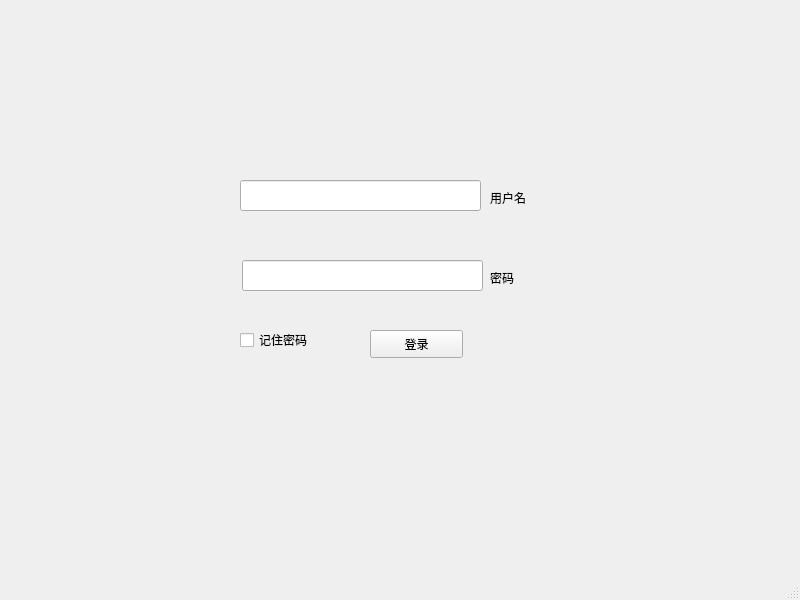
<?xml version="1.0" encoding="UTF-8"?>
<ui version="4.0">
 <class>LoginMainWindow</class>
 <widget class="QMainWindow" name="LoginMainWindow">
  <property name="geometry">
   <rect>
    <x>0</x>
    <y>0</y>
    <width>800</width>
    <height>600</height>
   </rect>
  </property>
  <property name="windowTitle">
   <string>MainWindow</string>
  </property>
  <widget class="QWidget" name="mainWindow">
   <widget class="QPushButton" name="loginButton">
    <property name="geometry">
     <rect>
      <x>370</x>
      <y>330</y>
      <width>93</width>
      <height>28</height>
     </rect>
    </property>
    <property name="text">
     <string>登录</string>
    </property>
   </widget>
   <widget class="QLabel" name="userLabel">
    <property name="geometry">
     <rect>
      <x>490</x>
      <y>190</y>
      <width>72</width>
      <height>15</height>
     </rect>
    </property>
    <property name="text">
     <string>用户名</string>
    </property>
   </widget>
   <widget class="QLabel" name="passLabel">
    <property name="geometry">
     <rect>
      <x>490</x>
      <y>270</y>
      <width>72</width>
      <height>15</height>
     </rect>
    </property>
    <property name="text">
     <string>密码</string>
    </property>
   </widget>
   <widget class="QCheckBox" name="rememPass">
    <property name="geometry">
     <rect>
      <x>240</x>
      <y>330</y>
      <width>91</width>
      <height>20</height>
     </rect>
    </property>
    <property name="text">
     <string>记住密码</string>
    </property>
   </widget>
   <widget class="QLineEdit" name="userEdit">
    <property name="geometry">
     <rect>
      <x>240</x>
      <y>180</y>
      <width>241</width>
      <height>31</height>
     </rect>
    </property>
   </widget>
   <widget class="QLineEdit" name="passEdit">
    <property name="geometry">
     <rect>
      <x>242</x>
      <y>260</y>
      <width>241</width>
      <height>31</height>
     </rect>
    </property>
   </widget>
  </widget>
  <widget class="QMenuBar" name="menubar">
   <property name="geometry">
    <rect>
     <x>0</x>
     <y>0</y>
     <width>800</width>
     <height>26</height>
    </rect>
   </property>
  </widget>
  <widget class="QStatusBar" name="statusbar"/>
 </widget>
 <resources/>
 <connections/>
</ui>
